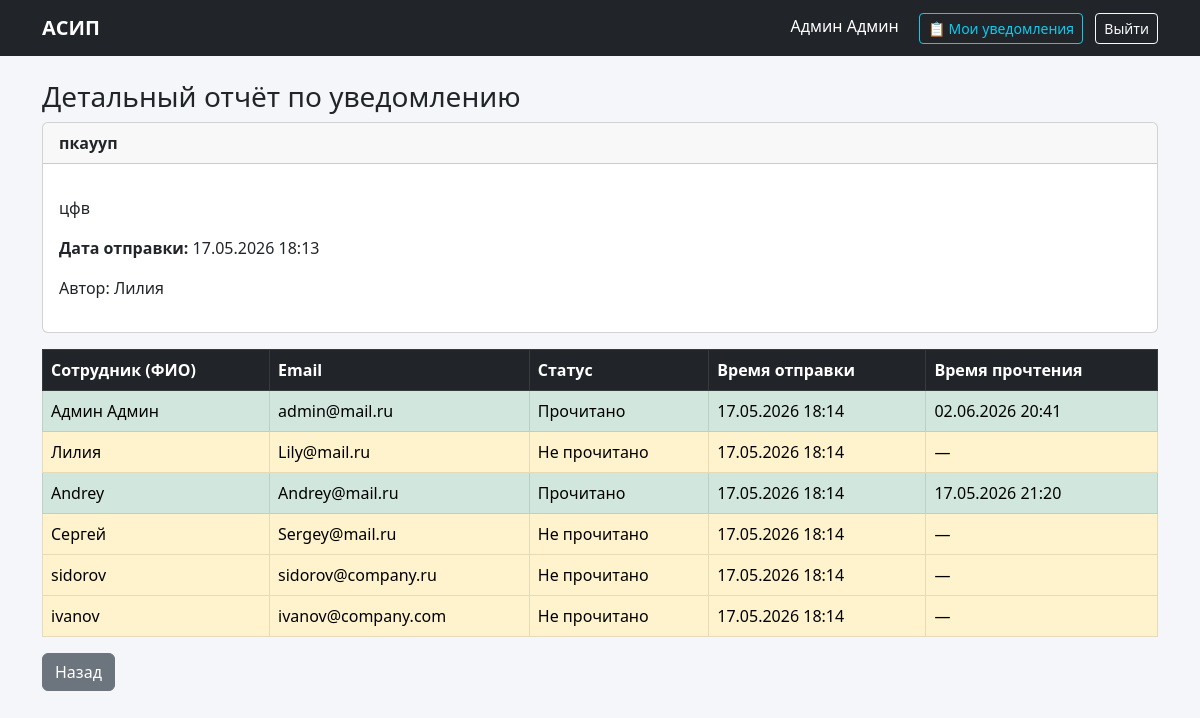
Page /notification-report/21/ (signed in) on the committed database.
### staff/models.py (models this page shows, shortened)
class Notification(models.Model):
    title = models.CharField('Заголовок', max_length=200)
    text = models.TextField('Текст уведомления')
    created_at = models.DateTimeField('Дата создания', auto_now_add=True)
    author = models.ForeignKey(Employee, on_delete=models.SET_NULL, null=True, verbose_name='Автор')
    department_target = models.ForeignKey(Department, on_delete=models.SET_NULL, null=True, blank=True, verbose_name='Отдел-получатель (пусто - всем)')
    is_urgent = models.BooleanField('Срочное', default=False)
    class Meta:
        verbose_name = 'Уведомление'
        verbose_name_plural = 'Уведомления'
        ordering = ['-created_at']

class Employee(models.Model):
    user = models.OneToOneField(User, on_delete=models.CASCADE, verbose_name='Пользователь')
    department = models.ForeignKey(Department, on_delete=models.SET_NULL, null=True, blank=True, verbose_name='Отдел')
    phone = models.CharField('Телефон', max_length=20, blank=True)
    email = models.EmailField('Рабочий email')
    is_manager = models.BooleanField('Руководитель', default=False)
    class Meta:
        verbose_name = 'Сотрудник'
        verbose_name_plural = 'Сотрудники'

class NotificationLog(models.Model):
    STATUS_CHOICES = (
        ('sent', 'Отправлено'),
        ('read', 'Прочитано'),
    )
    notification = models.ForeignKey(Notification, on_delete=models.CASCADE, verbose_name='Уведомление')
    employee = models.ForeignKey(Employee, on_delete=models.CASCADE, verbose_name='Сотрудник')
    status = models.CharField('Статус', max_length=10, choices=STATUS_CHOICES, default='sent')
    sent_at = models.DateTimeField('Время отправки', auto_now_add=True)
    read_at = models.DateTimeField('Время прочтения', null=True, blank=True)
    class Meta:
        verbose_name = 'Журнал уведомлений'
        verbose_name_plural = 'Журналы уведомлений'

### staff/views.py (the view)
# urls.py: path('notification-report/<int:notification_id>/', views.notification_report, name='notification_report'),
@login_required
@user_passes_test(lambda u: u.is_superuser)
def notification_report(request, notification_id):
    notif = get_object_or_404(Notification, id=notification_id)
    logs = NotificationLog.objects.filter(
        notification=notif
    ).select_related('employee__user')
    report_data = []
    for log in logs:
        full_name = log.employee.user.get_full_name() or log.employee.user.username
        report_data.append({
            'full_name': full_name,
            'email': log.employee.email,
            'status': log.status,
            'read_at': log.read_at,
            'sent_at': log.sent_at,
        })
    return render(request, 'staff/notification_report.html', {
        'notification': notif,
        'report_data': report_data
    })

### staff/templates/staff/notification_report.html (shortened to what this page needs)
{% extends 'staff/base.html' %}
{% block content %}
<h3>Детальный отчёт по уведомлению</h3>
<div class="card mb-3">
    <div class="card-header">
        <strong>{{ notification.title }}</strong>
    </div>
    <div class="card-body">
        <p>{{ notification.text|linebreaks }}</p>
        <p><strong>Дата отправки:</strong> {{ notification.created_at|date:"d.m.Y H:i" }}</p>
        <p>Автор: {{ notification.author.user.get_full_name|default:notification.author.user.username }}</p>
    </div>
</div>
<table class="table table-bordered">
    <thead class="table-dark">
        <tr>
            <th>Сотрудник (ФИО)</th>
            <th>Email</th>
            <th>Статус</th>
            <th>Время отправки</th>
            <th>Время прочтения</th>
        </tr>
    </thead>
    <tbody>
        {% for item in report_data %}
        <tr class="{% if item.status == 'sent' %}table-warning{% else %}table-success{% endif %}">
            <td>{{ item.full_name }}</td>
            <td>{{ item.email }}</td>
            <td>{% if item.status == 'sent' %}Не прочитано{% else %}Прочитано{% endif %}</td>
            <td>{{ item.sent_at|date:"d.m.Y H:i" }}</td>
            <td>{% if item.read_at %}{{ item.read_at|date:"d.m.Y H:i" }}{% else %}—{% endif %}</td>
        </tr>
        {% empty %}
        <tr>
            <td colspan="5" class="text-center">Нет данных</td>
        </tr>
        {% endfor %}
    </tbody>
</table>
<a href="{% url 'staff:admin_dashboard' %}" class="btn btn-secondary">Назад</a>
{% endblock %}

### staff/templates/staff/base.html (shortened to what this page needs)
<!DOCTYPE html>
<html lang="ru">
<head>
    <link href="https://cdn.jsdelivr.net/npm/bootstrap@5.3.0/dist/css/bootstrap.min.css" rel="stylesheet">
</head>
<body>
    <nav class="navbar navbar-expand-lg navbar-dark bg-dark">
        <div class="container">
            <a class="navbar-brand" href="{% url 'staff:dashboard' %}">АСИП</a>
            <div class="ms-auto">
                {% if user.is_authenticated %}
                <span class="navbar-text text-white me-3">{{ user.get_full_name|default:user.username }}</span>
                <a href="{% url 'staff:my_notifications' %}" class="btn btn-outline-info btn-sm me-2">📋 Мои
                    уведомления</a>
                <a href="{% url 'staff:logout' %}" class="btn btn-outline-light btn-sm">Выйти</a>
                {% endif %}
            </div>
        </div>
    </nav>
    <div class="container mt-4">
        {% block content %}{% endblock %}
    </div>
</body>
</html>

### staff/templates/staff/base.html (style rules this page uses)
body { background-color: #f4f6f9; }
.navbar-brand { font-weight: bold; }
.card-header { font-weight: bold; }

### rows in the picture
Notification: title "пкаууп", text "цфв", created_at "17.05.2026 18:13", author.user.get_full_name "Лилия"
Employee: email "admin@mail.ru"
NotificationLog: sent_at "17.05.2026 18:14", read_at "02.06.2026 20:41"
Employee: email "sidorov@company.ru"
NotificationLog: sent_at "17.05.2026 18:14"
Employee: email "ivanov@company.com"
NotificationLog: sent_at "17.05.2026 18:14"

### other values in the picture
{{ user.get_full_name|default:user.username }} "Админ Админ"
{{ item.full_name }} "Админ Админ"
{{ item.full_name }} "Лилия"
{{ item.email }} "Lily@mail.ru"
{{ item.sent_at|date:"d.m.Y H:i" }} "17.05.2026 18:14"
{{ item.full_name }} "Andrey"
{{ item.email }} "Andrey@mail.ru"
{{ item.read_at|date:"d.m.Y H:i" }} "17.05.2026 21:20"
{{ item.full_name }} "Сергей" "sidorov" "ivanov"
{{ item.email }} "Sergey@mail.ru"
